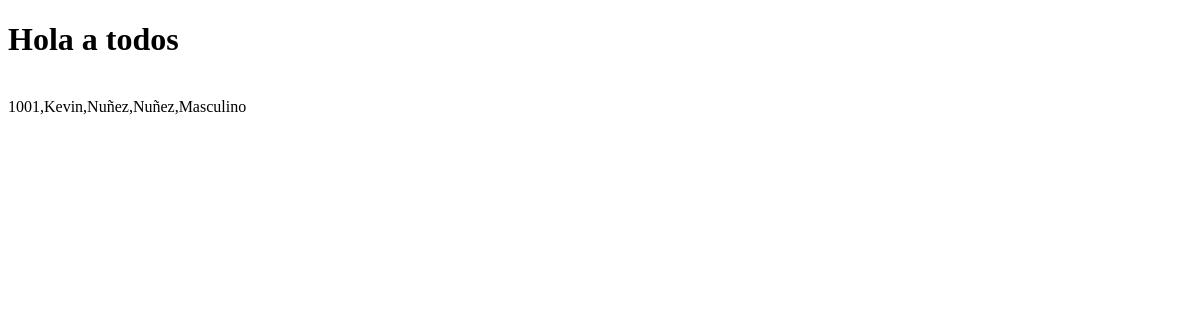
/groundzero/formulario/, run on an earlier commit of the app's database.
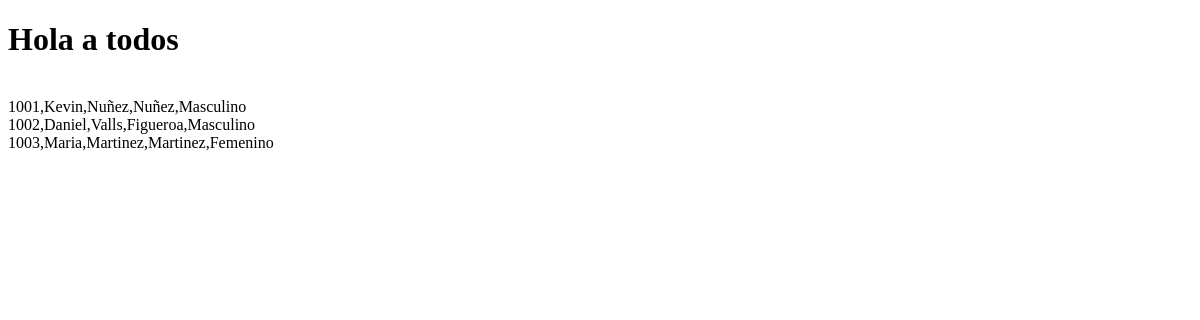
And on a later commit of the database.
### groundzero/models.py (models this page shows, shortened)
class Artista(models.Model):
    id = models.CharField(primary_key=True, max_length=10)
    nombre = models.CharField(max_length=20)
    apellido_paterno = models.CharField(max_length=20)
    apellido_materno = models.CharField(max_length=20)
    fecha_nacimiento = models.DateField(blank=False, null=False)
    id_genero = models.ForeignKey('Genero',on_delete=models.CASCADE, db_column='idGenero')
    email = models.EmailField(unique=True, max_length=100, blank=True, null=True)
    activo = models.IntegerField()

class Genero(models.Model):
    id_genero = models.AutoField(db_column='idGenero', primary_key=True)
    genero = models.CharField(max_length=20, blank=False, null=False)

### groundzero/views.py (the view)
# urls.py: path('formulario/', views.formulario, name='formulario'),
def formulario(request):
    artistas=Artista.objects.all()
    context={"artistas":artistas}
    return render (request,'groundzero/formulario.html',context)

### groundzero/templates/groundzero/formulario.html (shortened to what this page needs)
<!DOCTYPE html>
<html lang="en">
<head>
</head>
<body>
    <h1>Hola a todos</h1>
    <br>
    {% for artista in artistas %}
    {{artista.id}},{{artista.nombre}},{{artista.apellido_paterno}},{{artista.apellido_materno}},{{artista.id_genero.genero}} <br>
    {% endfor%}
</body>
</html>

What changed in the data, as far as the page shows it:
added Artista: id "1002", nombre "Daniel", apellido_paterno "Valls", apellido_materno "Figueroa", id_genero.genero "Masculino"
added Artista: id "1003", nombre "Maria", apellido_paterno "Martinez", apellido_materno "Martinez", id_genero.genero "Femenino"
